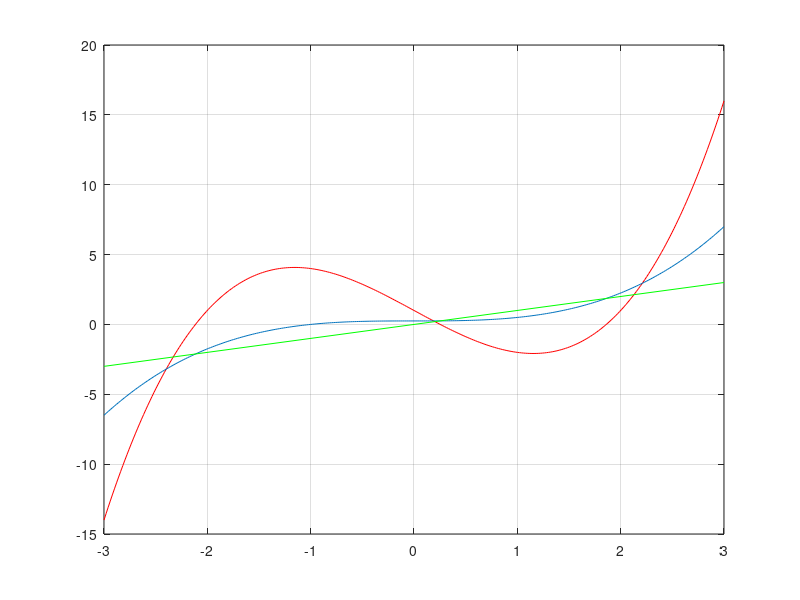

MATLAB code for this plot:
%TP3 equations non lineaires

clc
clear all
close all

%POINT FIXE
A = [1, 0, -4, 1] ;
B = [-3:2/99:3];
C = polyval(A,B) ;
plot(B,C,'r')
hold on

%Calcul racines + tri
beta = roots(A);
sort(beta)

D = [1/4, 0, 0, 1/4] ;
E = polyval(D,B) ;
plot(B,E)
hold on

plot([-3,3],[-3,3],'g')
hold on
grid on